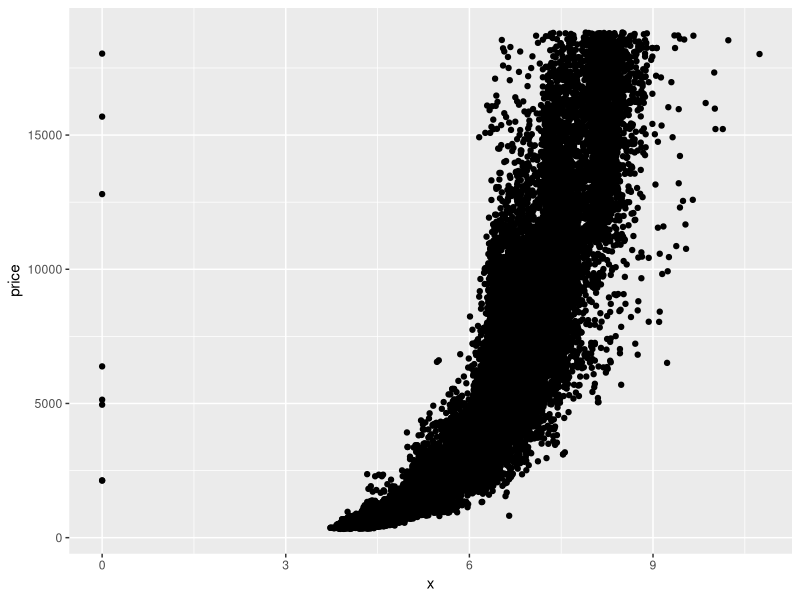
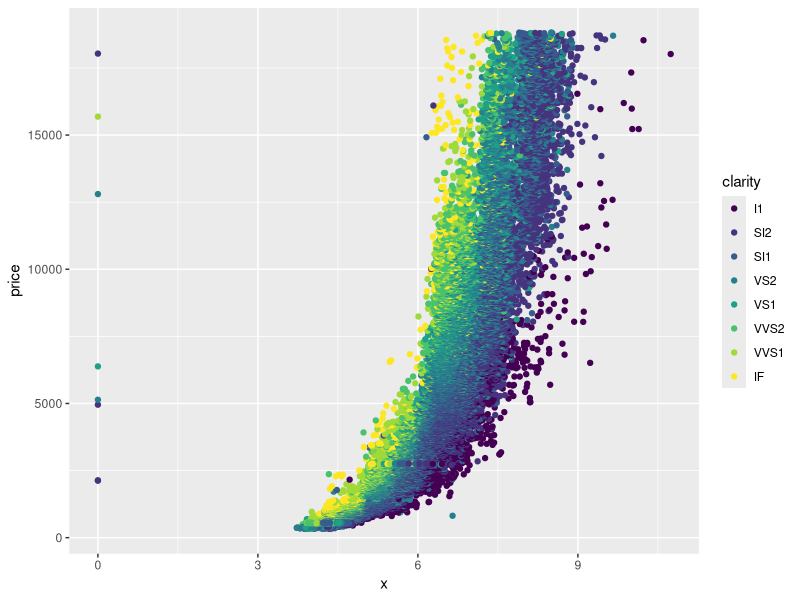
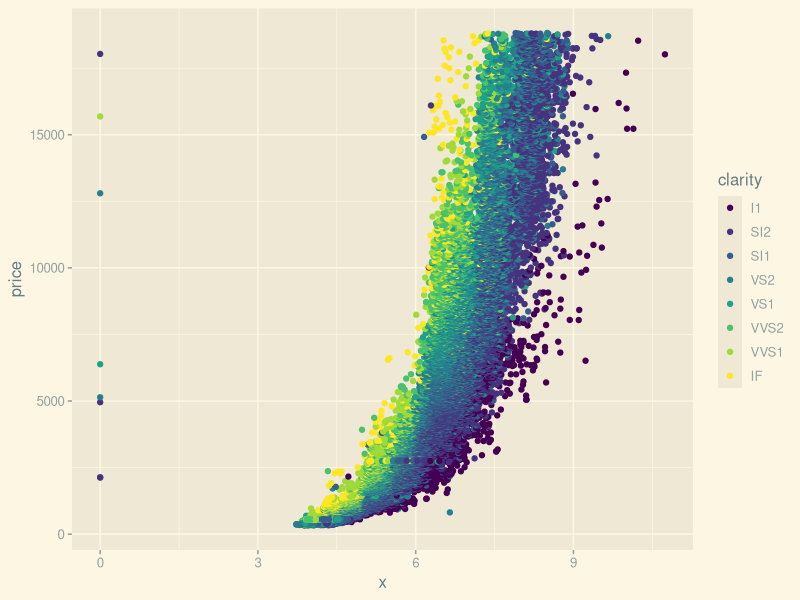
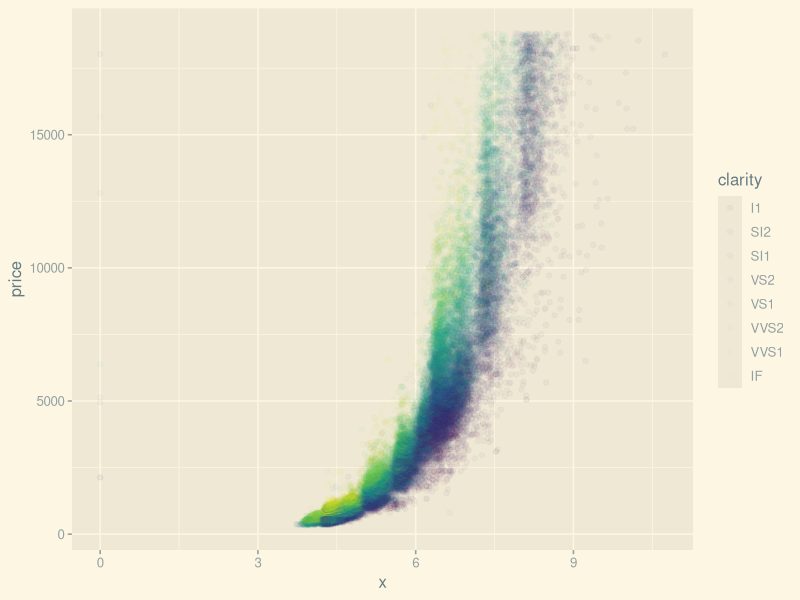
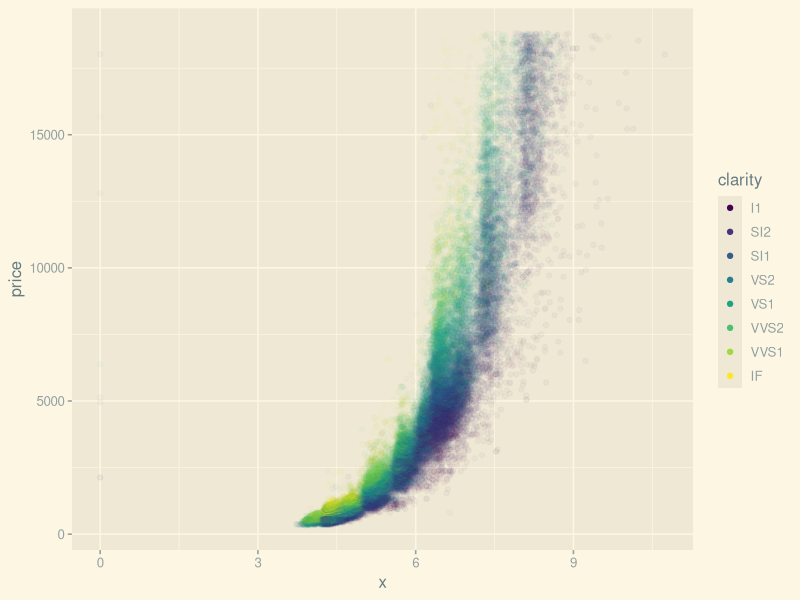
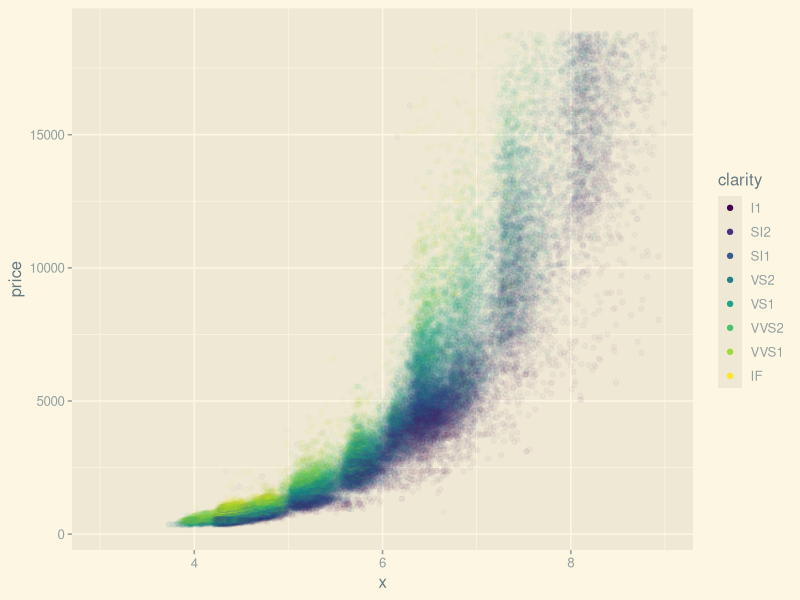

Reproduce these figures in R, in order.
library("ggplot2")
str(diamonds)

library("ggthemes")
ggplot(diamonds, aes(x=x, y=price)) + geom_point()

ggplot(diamonds, aes(x=x, y=price, colour=clarity)) + geom_point()

ggplot(diamonds, aes(x=x, y=price, colour=clarity)) + geom_point() + theme_solarized_2()

ggplot(diamonds, aes(x=x, y=price, colour=clarity)) + geom_point(alpha=0.03) + theme_solarized_2()

ggplot(diamonds, aes(x=x, y=price, colour=clarity)) + 
geom_point(alpha=0.03) +  guides(colour = guide_legend(override.aes = list(alpha =1 ))) +
theme_solarized_2()

ggplot(diamonds, aes(x=x, y=price, colour=clarity)) + 
geom_point(alpha=0.03) +  
geom_hline(yintercept=mean(diamonds$pric), color="turquoise3", alpha=.8) +
guides(colour = guide_legend(override.aes = list(alpha=1 ))) +
xlim(3,9) + theme_solarized_2()
